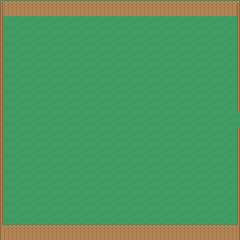

Rendered tile map (Tiled .tmx) drawn with the repository's tilesets; below, a short description and the full map source, tile grids included:
An orthogonal 15x15 tile map with 16x16 px tiles, 2 tile layers (Background, Foreground) and 1 object (exit).

<map version="1.0" tiledversion="1.0.2" orientation="orthogonal" renderorder="right-down" width="15" height="15" tilewidth="16" tileheight="16" nextobjectid="2">
 <tileset firstgid="1" source="tileset.tsx" />
 <layer name="Background" width="15" height="15">
  <properties>
   <property name="layer" value="background" />
   <property name="nocollide" value="true" />
   <property name="tileset" value="tileset" />
  </properties>
  <data encoding="csv">
964,964,964,964,964,964,964,964,964,964,964,964,964,964,964,
964,964,964,964,964,964,964,964,964,964,964,964,964,964,964,
964,964,964,964,964,964,964,964,964,964,964,964,964,964,964,
964,964,964,964,964,964,964,964,964,964,964,964,964,964,964,
964,964,964,964,964,964,964,964,964,964,964,964,964,964,964,
964,964,964,964,964,964,964,964,964,964,964,964,964,964,964,
964,964,964,964,964,964,964,964,964,964,964,964,964,964,964,
964,964,964,964,964,964,964,964,964,964,964,964,964,964,964,
964,964,964,964,964,964,964,964,964,964,964,964,964,964,964,
964,964,964,964,964,964,964,964,964,964,964,964,964,964,964,
964,964,964,964,964,964,964,964,964,964,964,964,964,964,964,
964,964,964,964,964,964,964,964,964,964,964,964,964,964,964,
964,964,964,964,964,964,964,964,964,964,964,964,964,964,964,
964,964,964,964,964,964,964,964,964,964,964,964,964,964,964,
964,964,964,964,964,964,964,964,964,964,964,964,964,964,964
</data>
 </layer>
 <layer name="Foreground" width="15" height="15">
  <properties>
   <property name="layer" value="foreground" />
   <property name="tileset" value="tileset" />
  </properties>
  <data encoding="csv">
540,541,541,541,541,541,541,541,541,541,541,541,541,541,542,
577,0,0,0,0,0,0,0,0,0,0,0,0,0,579,
577,0,0,0,0,0,0,0,0,0,0,0,0,0,579,
577,0,0,0,0,0,0,0,0,0,0,0,0,0,579,
577,0,0,0,0,0,0,0,0,0,0,0,0,0,579,
577,0,0,0,0,0,0,0,0,0,0,0,0,0,579,
577,0,0,0,0,0,0,0,0,0,0,0,0,0,579,
577,0,0,0,0,0,0,0,0,0,0,0,0,0,0,
577,0,0,0,0,0,0,0,0,0,0,0,0,0,579,
577,0,0,0,0,0,0,0,0,0,0,0,0,0,579,
577,0,0,0,0,0,0,0,0,0,0,0,0,0,579,
577,0,0,0,0,0,0,0,0,0,0,0,0,0,579,
577,0,0,0,0,0,0,0,0,0,0,0,0,0,579,
577,0,0,0,0,0,0,0,0,0,0,0,0,0,579,
614,615,615,615,615,615,615,615,615,615,615,615,615,615,616
</data>
 </layer>
 <objectgroup name="Objects">
  <properties>
   <property name="tileset" value="tileset" />
  </properties>
    <object id="13" name="Exit_Right" type="exit" x="245" y="112" width="3" height="16">
   <properties>
    <property name="direction" value="right" />
   </properties>
  </object>
 </objectgroup>
</map>
